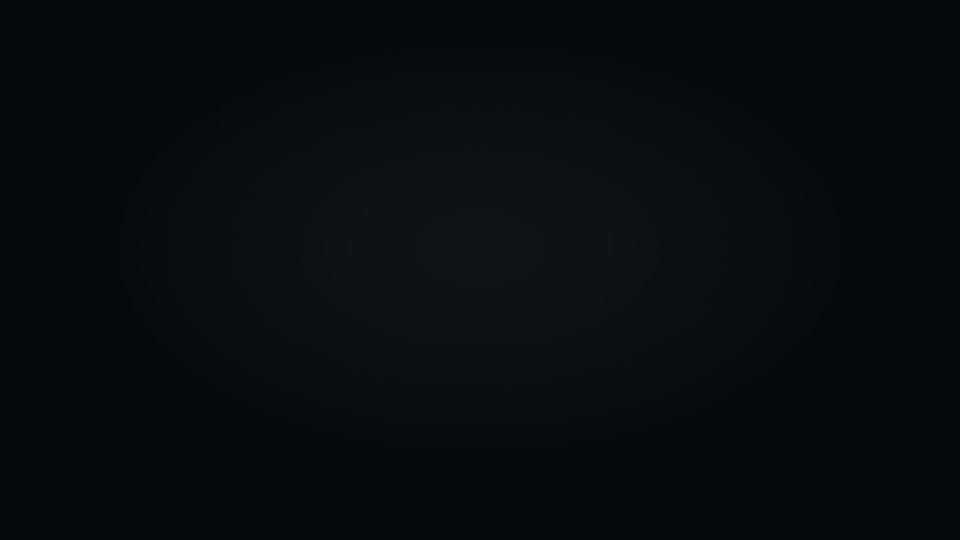
#> input picture shotcraft-promo/review/frames/f0000.png, 1920 x 1080 px, found by its file name (shown at 1/2 size); its folder holds only this picture in this run
$ python make_pack.py frames/f0000.png
#> lines starting #> are read from the running program, lines starting #| are printed output that depends on the picture
"""Review pack: per-shot key frames + contact sheets from the delivery, selected by frame INDEX (0-based, = Remotion frame).
usage: uv run --with pillow --python 3.11 python review/make_pack.py out/promo.mp4
"""
import os, subprocess, sys
from PIL import Image, ImageDraw, ImageFont

VID = sys.argv[1]
SHOTS = [('S0-open', 0, 117), ('S1-hero', 117, 291), ('S2-deal', 291, 450), ('T1', 450, 509), ('S3-auction', 509, 668), ('T2', 668, 726),
         ('S4-chat', 726, 842), ('T3', 842, 900), ('S5-pregrade', 900, 1046), ('S6-outro', 1046, 1220)]
EXTRA = [551, 552, 553, 1133, 1134, 1219]
os.makedirs('review/frames', exist_ok=True); os.makedirs('review/sheets', exist_ok=True)
for f in os.listdir('review/frames'):
    os.remove(os.path.join('review/frames', f))
plan = {name: sorted(set([a] + [round(a + (b - 1 - a) * k / 7) for k in range(1, 7)] + [b - 1])) for name, a, b in SHOTS}
want = sorted(set(sum(plan.values(), []) + EXTRA))
sel = '+'.join(f'eq(n\\,{f})' for f in want)
subprocess.run(['ffmpeg', '-v', 'error', '-y', '-i', VID, '-vf', f'select={sel}', '-vsync', '0', 'review/frames/_%04d.png'], check=True)
#> (this line was passed over: subprocess is not available in this run)
for i, f in enumerate(want):
    os.rename(f'review/frames/_{i + 1:04d}.png', f'review/frames/f{f:04d}.png')
font = ImageFont.load_default(size=28)
for name, a, b in SHOTS:
    W, H = 640, 360
    sheet = Image.new('RGB', (W * 4, H * 2), 'black')
#> sheet: PIL image 2560x720 RGB; every value is 0
    for i, f in enumerate(plan[name][:8]):
        im = Image.open(f'review/frames/f{f:04d}.png').convert('RGB').resize((W, H))
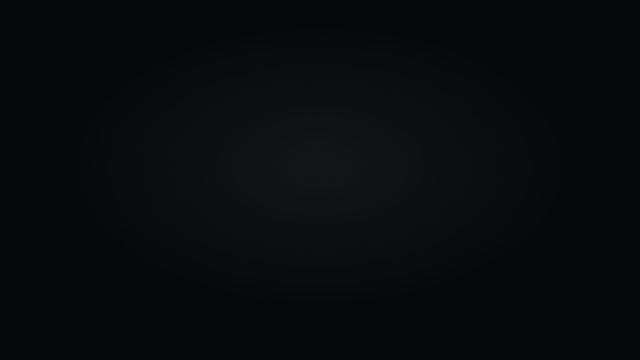
#> im: PIL image 640x360 RGB; mean R, G, B 9.1, 10.1, 12.2
        d = ImageDraw.Draw(im); d.rectangle([0, 0, 150, 40], fill='black'); d.text((8, 4), f'f{f}', fill='white', font=font)
        sheet.paste(im, ((i % 4) * W, (i // 4) * H))
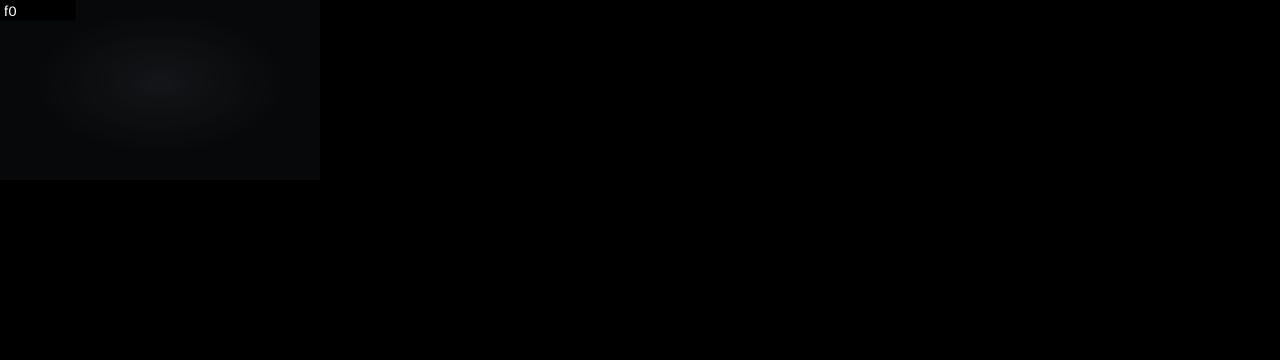
#> sheet: PIL image 2560x720 RGB (shown at 1/2 size); mean R, G, B 1.1, 1.3, 1.5
#> (the run stopped early here; a loop or call above may not have finished)
